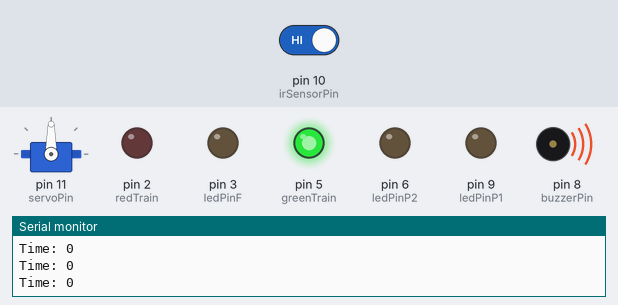
A sketch run on a simulated Arduino Uno, built with avr-gcc and run on an emulated ATmega328P. On the bench: servo, output pins drawn as LEDs (lit = HIGH), buzzer (waves = sounding, pin HIGH), the last lines printed to the serial monitor. Inputs (shaded band) come from the test bench; at power-on: pin 10 (irSensorPin) HIGH.

Above: at 6.8 s.
6.9 s: pin 10 (irSensorPin) driven LOW
At 12.0 s:
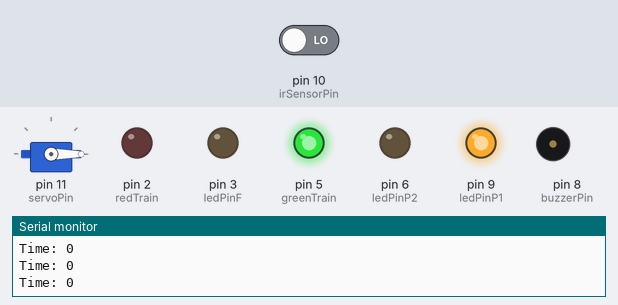
At 13.6 s:
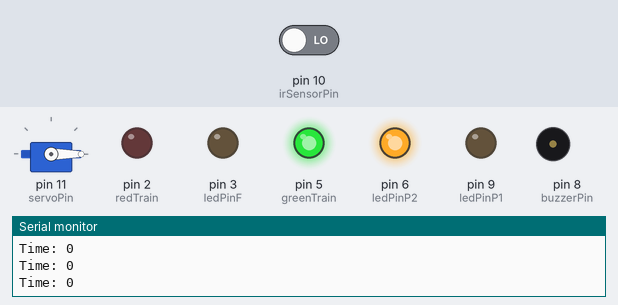
14.6 s: pin 10 (irSensorPin) driven HIGH
At 17.1 s:
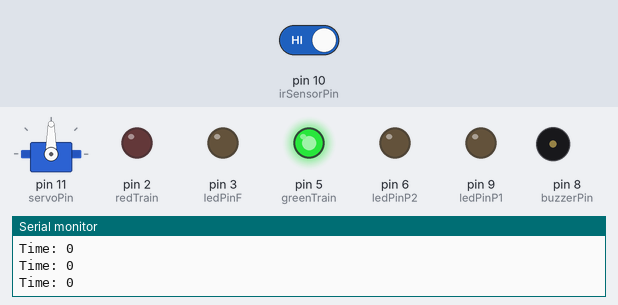
Timing chart, 0 to 28.3 s (numbered marks = the images above; inputs shaded):
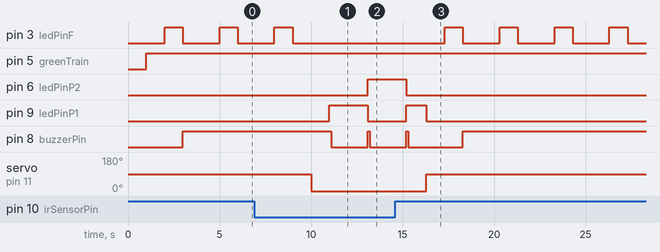

Measured:
- after the input at 6.9 s, pin 3 (ledPinF): goes on until 9.0 s, then stays LOW; pin 6 (ledPinP2): LOW → HIGH after 6.2 s; pin 9 (ledPinP1): LOW → HIGH after 4.1 s, → LOW 2.1 s later; pin 8 (buzzerPin): HIGH → LOW after 4.2 s, → HIGH 2.0 s later, → LOW 0.10 s later; servo on pin 11 (servoPin): 90° → 0° after 3.1 s
- after the input at 14.6 s, pin 3 (ledPinF): alternates HIGH for 1.0 s and LOW for 2.0 s, starting after 2.7 s; pin 6 (ledPinP2): goes on until 15.2 s, then stays LOW; servo on pin 11 (servoPin): 0° → 90° after 1.7 s
- by itself, pin 3 (ledPinF): alternates HIGH for 1.0 s and LOW for 2.0 s

The sketch:

train_barrier_code.ino
```cpp
#include <Servo.h>

const int ledPinP1 = 9; //rosu stanga
const int ledPinP2 = 6; //rosu dreapta
const int ledPinF = 3;  //alb
const int redTrain = 2;
const int greenTrain = 5;
const int irSensorPin = 10; // Senzorul IR conectat la pinul 10
const int servoPin = 11;    // Servomotorul conectat la pinul 11
const int buzzerPin = 8;    // Buzzer conectat la pinul 8

Servo barieraServo; // Creăm un obiect Servo
//int switchState = 0;
int irSensorState = 0; // Variabila pentru starea senzorului IR
unsigned long time = 0;
bool buzzerState = false;
unsigned long previousMillis = 0; // timpul la care s-a schimbat ultima data starea LED-urilor

void setup() {
    Serial.begin(57600);
    pinMode(ledPinP1, OUTPUT);
    pinMode(ledPinP2, OUTPUT);
    pinMode(ledPinF, OUTPUT);
    pinMode(greenTrain, OUTPUT);
    pinMode(redTrain, OUTPUT);
    pinMode(irSensorPin, INPUT); // Setăm pinul senzorului IR ca input

    barieraServo.attach(servoPin); // Atașăm servomotorul la pinul corespunzător
    barieraServo.write(90); // Inițializăm bariera deschisă (90 de grade)
    pinMode(buzzerPin, OUTPUT); // Setăm pinul buzzer ca output
}

void loop() {
    irSensorState = digitalRead(irSensorPin); // Citim starea senzorului IR
    Serial.print("Time: ");
    unsigned long currentMillis = millis();

    Serial.println(time); // prints time since program started
    delay(1000);

    if (irSensorState == 0) // Dacă trenul este detectat
    {
        barieraServo.write(0); // Închidem bariera
        //digitalWrite(ledPinF, HIGH); // Aprindem semnalul de stop
        digitalWrite(ledPinF, LOW); //stingem ledul alb
        delay(1000); // Așteptăm 1 secundă

        if (currentMillis - previousMillis >= 2000)
        { // Dacă au trecut 2 secunde
          previousMillis = currentMillis; // Resetăm cronometrul

          // Comutăm LED-urile roșii
          bool ledState = digitalRead(ledPinP1);
          digitalWrite(ledPinP1, !ledState);
          digitalWrite(ledPinP2, ledState);

          // Bipăm buzzerul
          digitalWrite(buzzerPin, HIGH);
          delay(100); // Un sunet scurt de 100ms
          digitalWrite(buzzerPin, LOW);
        }

    }
    else
    {
        barieraServo.write(90); // Deschidem bariera
        //digitalWrite(ledPinF, LOW); // Stingem semnalul de stop

        digitalWrite(ledPinP1, LOW);
        digitalWrite(ledPinP2, LOW);

        digitalWrite(redTrain, LOW);
        digitalWrite(greenTrain, HIGH);

        delay(1000);
        digitalWrite(ledPinF, HIGH); //aprindem ledul alb
        delay(1000);
        digitalWrite(ledPinF, LOW);
        digitalWrite(buzzerPin, HIGH); // Oprim buzzerul
    }
}
```
